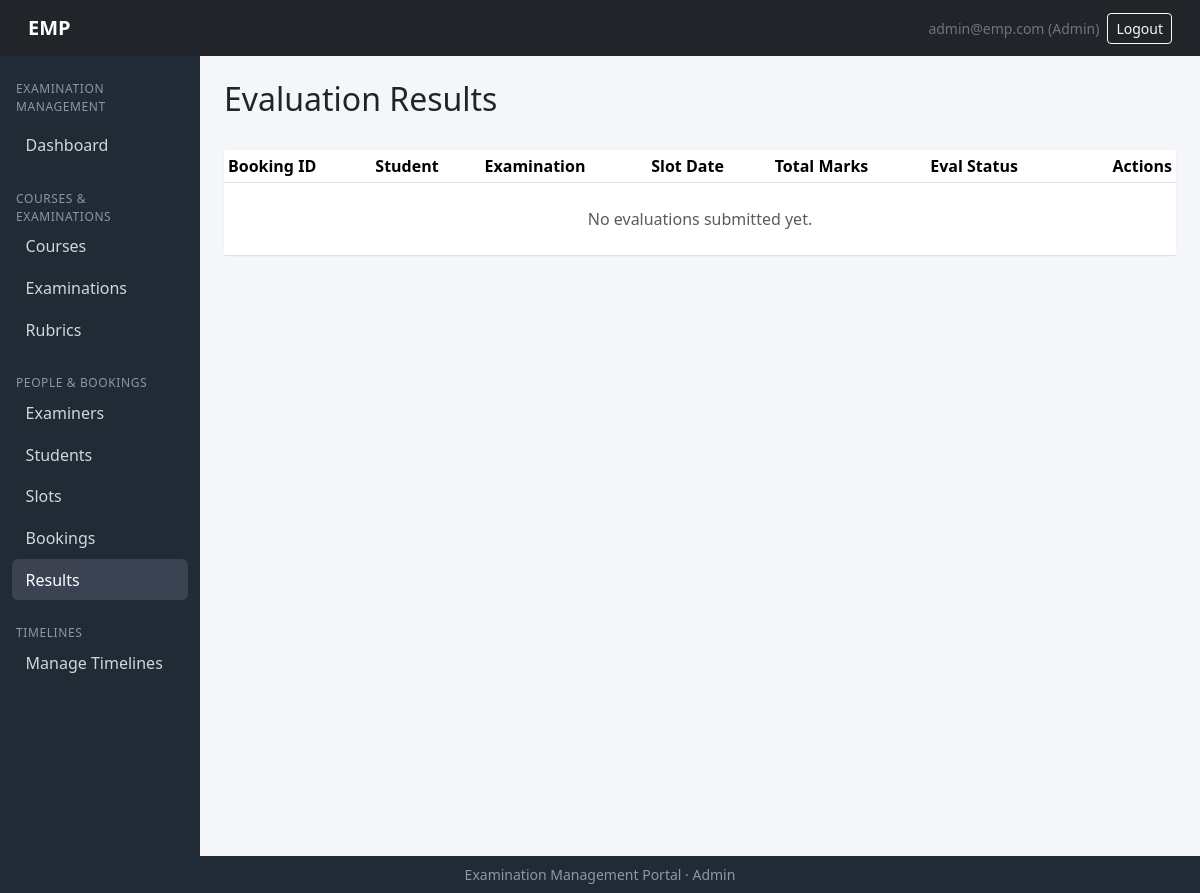
The page /admin/results (signed in) on the database as committed earlier.
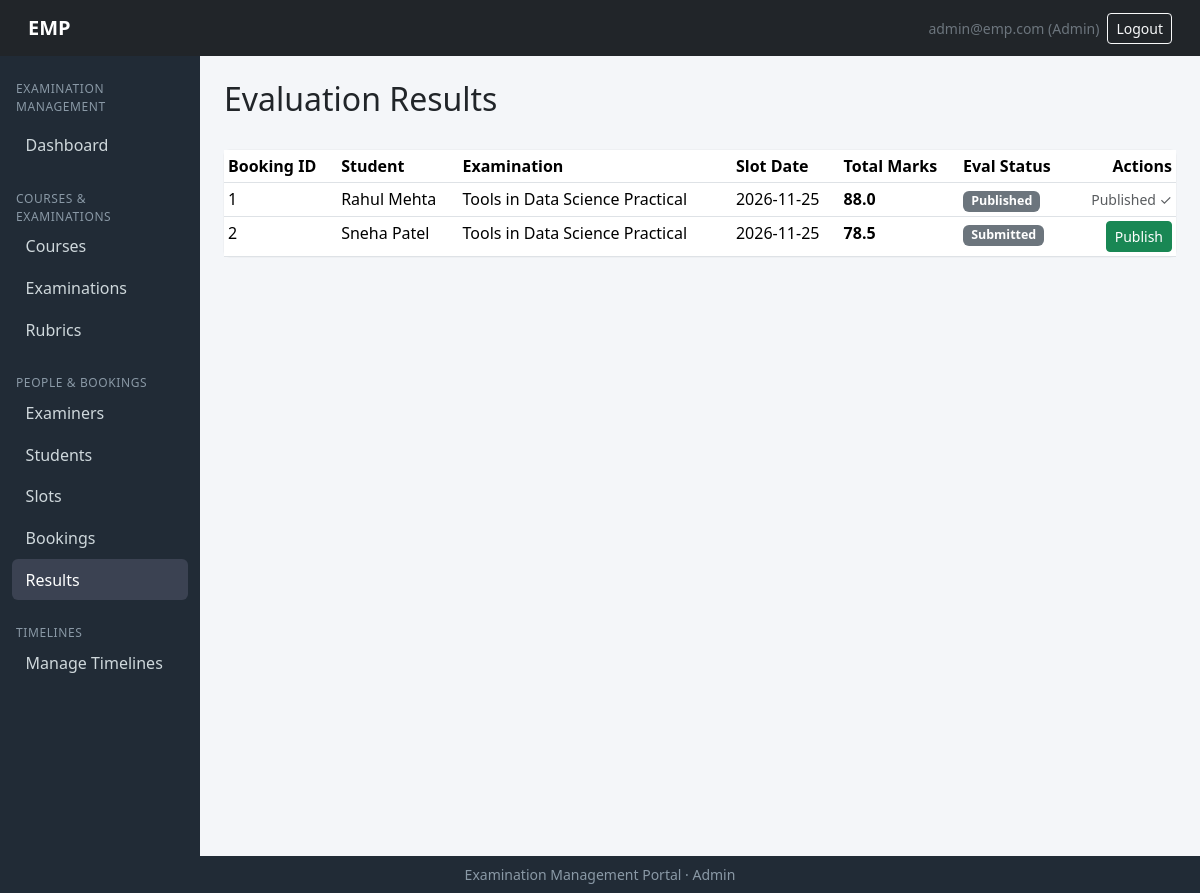
The same page on the database as committed later.
### models/models.py (models this page shows)
class Evaluation(db.Model):
    __tablename__ = "evaluations"
    id      = db.Column(db.Integer, primary_key=True)
    booking_id = db.Column(db.Integer, db.ForeignKey("bookings.id"), unique=True, nullable=False)
    examiner_id  =db.Column(db.Integer, db.ForeignKey("examiners.id"), nullable=False)
    total_marks = db.Column(db.Float)
    remarks  =db.Column(db.Text)
    status= db.Column(db.String(20), default="draft")        # draft|submitted|published
    submitted_at = db.Column(db.DateTime)
    scores       = db.relationship("EvaluationScore", backref="evaluation",
                                   cascade="all, delete-orphan")

class Student(db.Model):
    __tablename__ = "students"
    id= db.Column(db.Integer, primary_key=True)
    user_id =db.Column(db.Integer, db.ForeignKey("users.id"), unique=True, nullable=False)
    roll_no = db.Column(db.String(50), unique=True, nullable=False)
    name= db.Column(db.String(120), nullable=False)
    phone=db.Column(db.String(30))
    course_id = db.Column(db.Integer, db.ForeignKey("courses.id"))
    year  =  db.Column(db.String(20))
    status =  db.Column(db.String(20), default="active")       # active|inactive
    course= db.relationship("Course", backref="students")
    bookings=db.relationship("Booking", backref="student")

class Examination(db.Model):
    __tablename__ = "examinations"
    id   = db.Column(db.Integer, primary_key=True)
    course_id = db.Column(db.Integer, db.ForeignKey("courses.id"), nullable=False)
    name     = db.Column(db.String(150), nullable=False)
    exam_type= db.Column(db.String(30), nullable=False)   # Viva|Practical|Project Demo|Assessment
    duration = db.Column(db.Integer, nullable=False)       # in minutes ig?
    max_marks = db.Column(db.Integer, nullable=False)
    slot_creation_start = db.Column(db.DateTime)
    slot_creation_end=db.Column(db.DateTime)
    slot_booking_start  = db.Column(db.DateTime)
    slot_booking_end  = db.Column(db.DateTime)
    status = db.Column(db.String(20), default="draft")  # draft|slot_creation|booking_open|closed|completed perhaps
    rubrics = db.relationship("Rubric", backref="exam")
    slots  = db.relationship("ExaminationSlot", backref="exam")

class ExaminationSlot(db.Model):
    __tablename__ = "examination_slots"
    id  = db.Column(db.Integer, primary_key=True)
    exam_id  = db.Column(db.Integer, db.ForeignKey("examinations.id"), nullable=False)
    examiner_id=db.Column(db.Integer, db.ForeignKey("examiners.id"), nullable=False)
    date = db.Column(db.Date, nullable=False)
    start_time= db.Column(db.Time, nullable=False)
    end_time       = db.Column(db.Time, nullable=False)
    max_capacity   = db.Column(db.Integer, nullable=False)
    available_seats = db.Column(db.Integer, nullable=False)
    status         = db.Column(db.String(20), default="available")  # available|full|cancelled|completed
    bookings  = db.relationship("Booking", backref="slot")

### routes/admin_routes.py (the view)
@admin_bp.route('/results')
@login_required
def results():
    if not admin_only():
        return redirect(url_for('auth.login'))
    all_bookings = Booking.query.all()
    results_data = []
    for b in all_bookings:
        ev = b.evaluation
        if not ev:
            continue
        results_data.append({
            'booking_id': b.id,
            'evaluation_id': ev.id,
            'student_name': b.student.name,
            'exam_name': b.slot.exam.name,
            'slot_date': b.slot.date,
            'total_marks': ev.total_marks if ev.total_marks is not None else '—',
            'eval_status': ev.status.capitalize(),
        })
    return render_template('admin/results.html', results=results_data)

### app.py (called while the page is built)
@login_manager.user_loader
def load_user(user_id):
    return User.query.get(int(user_id))

### routes/admin_routes.py (called while the page is built)
def admin_only():
    if current_user.role != 'admin':
        flash('Access denied.', 'danger')
        return False
    return True

### templates/admin/results.html (shortened to what this page needs)
{% extends "admin/base_admin.html" %}
{% import "admin/_status.html"  as status %}
{% block content %}
<div class="d-flex justify-content-between align-items-center mb-4">
    <h2>Evaluation Results</h2>
</div>
<div class="card">
    <div class="table-responsive">
        <table class="table table-sm table-hover mb-0">
            <thead>
                <tr>
                    <th>Booking ID</th>
                    <th>Student</th>
                    <th>Examination</th>
                    <th>Slot Date</th>
                    <th>Total Marks</th>
                    <th>Eval Status</th>
                    <th class="text-end">Actions</th>
                </tr>
            </thead>
            <tbody>
                {% for r in results %}
                    <tr>
                        <td>{{ r.booking_id }}</td>
                        <td>{{ r.student_name }}</td>
                        <td>{{ r.exam_name }}</td>
                        <td>{{ r.slot_date }}</td>
                        <td><strong>{{ r.total_marks }}</strong></td>
                        <td>{{ status.status_badge(r.eval_status) }}</td>
                        <td class="text-end">
                            {% if r.eval_status == 'Submitted' %}
                                <form method="POST" action="{{ url_for('admin.publish_result', evaluation_id=r.evaluation_id) }}"
                                    class="d-inline" onsubmit="return confirm('Publish this result?')">
                                    <button type="submit" class="btn btn-sm btn-success">Publish</button>
                                </form>
                            {% elif r.eval_status == 'Published' %}
                                <span class="text-muted small">Published ✓</span>
                            {% else %}
                                <span class="text-muted small">Pending eval</span>
                            {% endif %}
                        </td>
                    </tr>
                {% else %}
                    <tr><td colspan="7" class="text-center text-muted py-4">No evaluations submitted yet.</td></tr>
                {% endfor %}
            </tbody>
        </table>
    </div>
</div>
{% endblock %}

### templates/admin/_status.html
{% macro status_badge(status) %}
{% set m = {
  'Draft':'secondary',
  'Slot Creation':'info',
  'Booking Open':'primary',
  'Closed':'warning',
  'Completed':'success',
  'Available':'success',
  'Full':'danger',
  'Cancelled':'dark',
  'Completed':'success',
  'Booked':'primary',
  'Cancelled':'dark',
  'Completed':'success',
  'Active':'success',
  'Inactive':'secondary',
  'Pending':'warning',
  'Approved':'success',
  'Rejected':'danger',
  'Open':'success',
  'Closed':'danger'
} %}
{% set color = m.get(status, 'secondary') %}
<span class="badge bg-{{ color }} badge-status">{{ status }}</span>
{% endmacro %}

Rows that differ between the two databases and show on the page:
added Evaluation: booking_id "1", student_name "Rahul Mehta", exam_name "Tools in Data Science Practical", slot_date "2026-11-25", total_marks "88.0", status "Published", shows "Published ✓"
added Evaluation: booking_id "2", student_name "Sneha Patel", exam_name "Tools in Data Science Practical", slot_date "2026-11-25", total_marks "78.5", status "Submitted"
Other text that changed with them:
text no longer shown: "No evaluations submitted yet."
